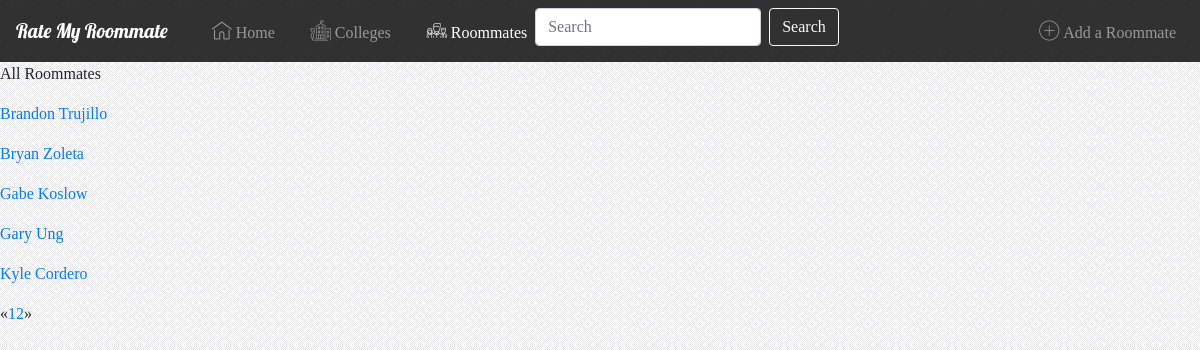
The page /all-roommates/ on the database as committed earlier.
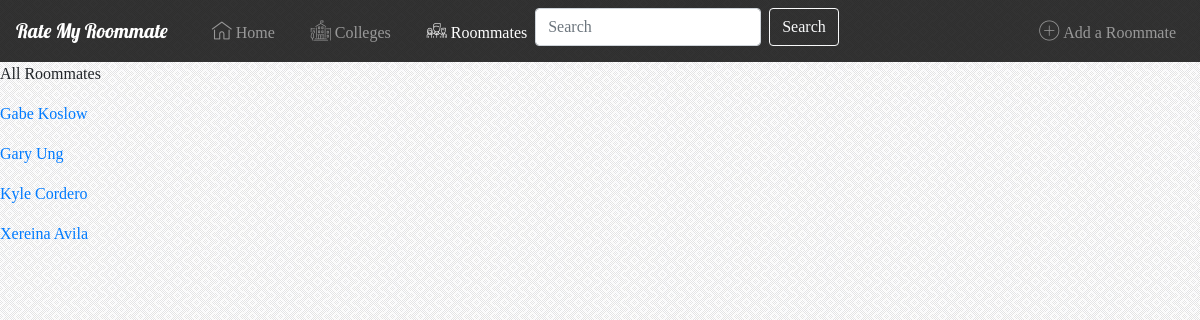
The same page on the database as committed later.
### roomaterating/models.py (models this page shows)
class Roomate(models.Model):
    college = models.ForeignKey(College, on_delete=models.CASCADE)
    first_name = models.CharField(max_length=30)
    last_name = models.CharField(max_length=30)
    def __str__(self):
        return self.first_name + " " + self.last_name

### roomaterating/views.py (the view)
# urls.py: url(r'^all-roommates/$', views.RoomateView.as_view(), name="roomates"),
class RoomateView(ListView):
    template_name = "roomaterating/roommateview.html"
    context_object_name = "roommates"
    paginate_by = 5
    def get_queryset(self):
        return Roomate.objects.all().order_by('first_name')

### roomaterating/templates/roomaterating/roommateview.html
{% extends 'roomaterating/base.html' %}
{% block Roommates %} active {% endblock %}
{% block body %}
{% if campus %}
<a href="{{campus.website_link}}"<p>{{campus}}</p>
{% else %}
<p>All Roommates</p>
{% endif %}
{% for roommate in roommates %}
<a href="{% url 'roomaterating:viewroommate'  roommate.pk %}"><P>{{roommate}}</P></a>
{% endfor %}
{% if is_paginated %}
  <ul class="pagination">
    {% if roommates.has_previous %}
      <li><a href="?page={{ roommates.previous_page_number }}">&laquo;</a></li>
    {% else %}
      <li class="disabled"><span>&laquo;</span></li>
    {% endif %}
    {% for i in paginator.page_range %}
      {% if roommates.number == i %}
        <li class="active"><span>{{ i }} <span class="sr-only">(current)</span></span></li>
      {% else %}
        <li><a href="?page={{ i }}">{{ i }}</a></li>
      {% endif %}
    {% endfor %}
    {% if roommates.has_next %}
      <li><a href="?page={{ roommates.next_page_number }}">&raquo;</a></li>
    {% else %}
      <li class="disabled"><span>&raquo;</span></li>
    {% endif %}
  </ul>
{% endif %}
{% endblock %}

### roomaterating/templates/roomaterating/base.html (shortened to what this page needs)
<!DOCTYPE html>
<html lang="en">
<head>
    {% load staticfiles %}
    <link rel="stylesheet" href="https://maxcdn.bootstrapcdn.com/bootstrap/4.0.0-beta.2/css/bootstrap.min.css">
    <link rel = "stylesheet" type = "text/css" href= "{% static 'css/style.css' %}">
    <link rel = "stylesheet" type = "text/css" href=" {% static 'flaticon/flaticon.css' %}"
</head>
<body>
<div class="banner-wrapper">
<nav class="navbar navbar-expand-lg navbar-dark">
    <a class="navbar-brand" href="{% url 'roomaterating:index' %}">Rate My Roommate</a>
     <div class="collapse navbar-collapse" id="navbarSupportedContent">
    <ul class="navbar-nav mr-auto">
      <li class="nav-item">
        <a class="nav-link litem flaticon-home {% block home %}{% endblock %}" href="{% url 'roomaterating:index' %}">  Home</a>
      </li>
    <li class="nav-item">
        <a class="nav-link litem flaticon-university {% block Colleges %}{% endblock %}" href="{% url 'roomaterating:colleges' %}">  Colleges</a>
      </li>
     <li class="nav-item">
        <a class="nav-link litem flaticon-team {% block Roommates %}{% endblock %}" href="{% url 'roomaterating:roomates' %}">  Roommates</a>
      </li>
      <li class="nav-item">
     <form class="form-inline my-2 my-lg-0">
        <input class="form-control mr-sm-2" type="search" placeholder="Search" aria-label="Search">
        <button class="btn btn-outline-light my-2 my-sm-0" type="submit">Search</button>
    </form>
      </li>
    </ul>
    <ul class="navbar-nav ml-auto">
        <li>
            <a class="nav-link litem flaticon-signs {% block addaroommate %}{% endblock %}" href="{% url 'roomaterating:add-roommate' %}">  Add a Roommate</a>
        </li>
    </ul>
    </div>
</nav>
</div>
{% block body %}{% endblock %}
</body>
</html>

### roomaterating/static/css/style.css (style rules this page uses)
body { font-family:Verdana; background:url(../images/background.jpg); }
nav { background-color:rgba(0,0,0,.8); }
nav .navbar-brand { color:white; font-family: 'Lobster'; }
.banner-wrapper { background:url(../images/college.jpg); background-repeat: no-repeat; background-attachment: fixed; background-size: 100% 100%; }
.litem { font-family: Verdana; }

Rows that differ between the two databases and show on the page:
removed Roomate: first_name+last_name "Brandon Trujillo"
removed Roomate: first_name+last_name "Bryan Zoleta"
now on this page (row unchanged): Roomate: first_name+last_name "Xereina Avila"
Other text that changed with them:
list line gone: "1"
list line gone: "2"
